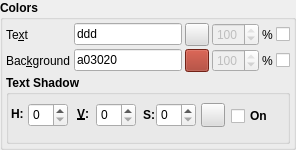
            <widget class="QGroupBox" name="groupBox_4">
             <property name="sizePolicy">
              <sizepolicy hsizetype="Fixed" vsizetype="Fixed">
               <horstretch>0</horstretch>
               <verstretch>0</verstretch>
              </sizepolicy>
             </property>
             <property name="minimumSize">
              <size>
               <width>270</width>
               <height>150</height>
              </size>
             </property>
             <property name="font">
              <font>
               <weight>75</weight>
               <bold>true</bold>
              </font>
             </property>
             <property name="title">
              <string>Colors</string>
             </property>
             <layout class="QGridLayout" name="gridLayout_11">
              <property name="leftMargin">
               <number>3</number>
              </property>
              <property name="topMargin">
               <number>3</number>
              </property>
              <property name="rightMargin">
               <number>3</number>
              </property>
              <property name="bottomMargin">
               <number>3</number>
              </property>
              <property name="spacing">
               <number>3</number>
              </property>
              <item row="0" column="0">
               <widget class="QLabel" name="label_26">
                <property name="font">
                 <font>
                  <weight>50</weight>
                  <bold>false</bold>
                 </font>
                </property>
                <property name="text">
                 <string>Te&amp;xt</string>
                </property>
                <property name="buddy">
                 <cstring>edtTextColor</cstring>
                </property>
               </widget>
              </item>
              <item row="0" column="1">
               <widget class="QLineEdit" name="edtTextColor">
                <property name="sizePolicy">
                 <sizepolicy hsizetype="Fixed" vsizetype="Fixed">
                  <horstretch>0</horstretch>
                  <verstretch>0</verstretch>
                 </sizepolicy>
                </property>
                <property name="font">
                 <font>
                  <weight>50</weight>
                  <bold>false</bold>
                 </font>
                </property>
                <property name="text">
                 <string>ddd</string>
                </property>
               </widget>
              </item>
              <item row="0" column="2">
               <widget class="QToolButton" name="btnColor">
                <property name="sizePolicy">
                 <sizepolicy hsizetype="Fixed" vsizetype="Fixed">
                  <horstretch>0</horstretch>
                  <verstretch>0</verstretch>
                 </sizepolicy>
                </property>
                <property name="styleSheet">
                 <string notr="true">QToolButton {background-color:#ddd;}</string>
                </property>
                <property name="text">
                 <string/>
                </property>
               </widget>
              </item>
              <item row="0" column="3">
               <widget class="QSpinBox" name="sbTextOpacity">
                <property name="enabled">
                 <bool>false</bool>
                </property>
                <property name="font">
                 <font>
                  <weight>50</weight>
                  <bold>false</bold>
                 </font>
                </property>
                <property name="minimum">
                 <number>0</number>
                </property>
                <property name="maximum">
                 <number>100</number>
                </property>
                <property name="singleStep">
                 <number>10</number>
                </property>
                <property name="value">
                 <number>100</number>
                </property>
               </widget>
              </item>
              <item row="0" column="4">
               <widget class="QLabel" name="label_34">
                <property name="font">
                 <font>
                  <weight>50</weight>
                  <bold>false</bold>
                 </font>
                </property>
                <property name="text">
                 <string>%</string>
                </property>
                <property name="buddy">
                 <cstring>chkTextOpacity</cstring>
                </property>
               </widget>
              </item>
              <item row="0" column="5">
               <widget class="QCheckBox" name="chkTextOpacity">
                <property name="font">
                 <font>
                  <weight>50</weight>
                  <bold>false</bold>
                 </font>
                </property>
                <property name="toolTip">
                 <string>Turn opacit on or off</string>
                </property>
                <property name="text">
                 <string/>
                </property>
               </widget>
              </item>
              <item row="1" column="0">
               <widget class="QLabel" name="label_33">
                <property name="font">
                 <font>
                  <weight>50</weight>
                  <bold>false</bold>
                 </font>
                </property>
                <property name="text">
                 <string>Bac&amp;kground</string>
                </property>
                <property name="buddy">
                 <cstring>edtBackgroundColor</cstring>
                </property>
               </widget>
              </item>
              <item row="1" column="1">
               <widget class="QLineEdit" name="edtBackgroundColor">
                <property name="sizePolicy">
                 <sizepolicy hsizetype="Fixed" vsizetype="Fixed">
                  <horstretch>0</horstretch>
                  <verstretch>0</verstretch>
                 </sizepolicy>
                </property>
                <property name="font">
                 <font>
                  <weight>50</weight>
                  <bold>false</bold>
                 </font>
                </property>
                <property name="text">
                 <string>a03020</string>
                </property>
               </widget>
              </item>
              <item row="1" column="2">
               <widget class="QToolButton" name="btnBackground">
                <property name="sizePolicy">
                 <sizepolicy hsizetype="Fixed" vsizetype="Fixed">
                  <horstretch>0</horstretch>
                  <verstretch>0</verstretch>
                 </sizepolicy>
                </property>
                <property name="styleSheet">
                 <string notr="true">QToolButton {background-color:#a03020;}</string>
                </property>
                <property name="text">
                 <string/>
                </property>
               </widget>
              </item>
              <item row="1" column="3">
               <widget class="QSpinBox" name="sbBackgroundOpacity">
                <property name="enabled">
                 <bool>false</bool>
                </property>
                <property name="font">
                 <font>
                  <weight>50</weight>
                  <bold>false</bold>
                 </font>
                </property>
                <property name="minimum">
                 <number>0</number>
                </property>
                <property name="maximum">
                 <number>100</number>
                </property>
                <property name="singleStep">
                 <number>10</number>
                </property>
                <property name="value">
                 <number>100</number>
                </property>
               </widget>
              </item>
              <item row="1" column="4">
               <widget class="QLabel" name="label_35">
                <property name="font">
                 <font>
                  <weight>50</weight>
                  <bold>false</bold>
                 </font>
                </property>
                <property name="text">
                 <string>%</string>
                </property>
                <property name="buddy">
                 <cstring>chkBackgroundOpacity</cstring>
                </property>
               </widget>
              </item>
              <item row="1" column="5">
               <widget class="QCheckBox" name="chkBackgroundOpacity">
                <property name="font">
                 <font>
                  <weight>50</weight>
                  <bold>false</bold>
                 </font>
                </property>
                <property name="toolTip">
                 <string>Turn opacit on or off</string>
                </property>
                <property name="text">
                 <string/>
                </property>
               </widget>
              </item>
              <item row="2" column="0" colspan="6">
               <widget class="QGroupBox" name="gbTextShadow">
                <property name="title">
                 <string>Text Shadow</string>
                </property>
                <widget class="QSpinBox" name="sbShadowHoriz">
                 <property name="geometry">
                  <rect>
                   <x>22</x>
                   <y>28</y>
                   <width>40</width>
                   <height>24</height>
                  </rect>
                 </property>
                 <property name="sizePolicy">
                  <sizepolicy hsizetype="Fixed" vsizetype="Fixed">
                   <horstretch>0</horstretch>
                   <verstretch>0</verstretch>
                  </sizepolicy>
                 </property>
                 <property name="font">
                  <font>
                   <weight>50</weight>
                   <bold>false</bold>
                  </font>
                 </property>
                </widget>
                <widget class="QSpinBox" name="sbShadowVert">
                 <property name="geometry">
                  <rect>
                   <x>90</x>
                   <y>28</y>
                   <width>40</width>
                   <height>24</height>
                  </rect>
                 </property>
                 <property name="sizePolicy">
                  <sizepolicy hsizetype="Fixed" vsizetype="Fixed">
                   <horstretch>0</horstretch>
                   <verstretch>0</verstretch>
                  </sizepolicy>
                 </property>
                 <property name="font">
                  <font>
                   <weight>50</weight>
                   <bold>false</bold>
                  </font>
                 </property>
                </widget>
                <widget class="QSpinBox" name="sbShadowBlur">
                 <property name="geometry">
                  <rect>
                   <x>150</x>
                   <y>28</y>
                   <width>40</width>
                   <height>24</height>
                  </rect>
                 </property>
                 <property name="sizePolicy">
                  <sizepolicy hsizetype="Fixed" vsizetype="Fixed">
                   <horstretch>0</horstretch>
                   <verstretch>0</verstretch>
                  </sizepolicy>
                 </property>
                 <property name="font">
                  <font>
                   <weight>50</weight>
                   <bold>false</bold>
                  </font>
                 </property>
                </widget>
                <widget class="QToolButton" name="btnShadowColor">
                 <property name="geometry">
                  <rect>
                   <x>195</x>
                   <y>28</y>
                   <width>24</width>
                   <height>24</height>
                  </rect>
                 </property>
                 <property name="styleSheet">
                  <string notr="true">QToolButton {background-color:#ddd;}</string>
                 </property>
                 <property name="text">
                  <string/>
                 </property>
                </widget>
                <widget class="QCheckBox" name="chkShadowOn">
                 <property name="geometry">
                  <rect>
                   <x>225</x>
                   <y>33</y>
                   <width>41</width>
                   <height>16</height>
                  </rect>
                 </property>
                 <property name="text">
                  <string>On</string>
                 </property>
                </widget>
                <widget class="QLabel" name="label_37">
                 <property name="geometry">
                  <rect>
                   <x>5</x>
                   <y>32</y>
                   <width>47</width>
                   <height>13</height>
                  </rect>
                 </property>
                 <property name="text">
                  <string>H:</string>
                 </property>
                 <property name="buddy">
                  <cstring>sbShadowHoriz</cstring>
                 </property>
                </widget>
                <widget class="QLabel" name="label_38">
                 <property name="geometry">
                  <rect>
                   <x>71</x>
                   <y>32</y>
                   <width>47</width>
                   <height>13</height>
                  </rect>
                 </property>
                 <property name="text">
                  <string>&amp;V:</string>
                 </property>
                 <property name="buddy">
                  <cstring>sbShadowVert</cstring>
                 </property>
                </widget>
                <widget class="QLabel" name="label_39">
                 <property name="geometry">
                  <rect>
                   <x>137</x>
                   <y>33</y>
                   <width>47</width>
                   <height>13</height>
                  </rect>
                 </property>
                 <property name="text">
                  <string>S:</string>
                 </property>
                 <property name="buddy">
                  <cstring>sbShadowBlur</cstring>
                 </property>
                </widget>
                <zorder>label_38</zorder>
                <zorder>label_37</zorder>
                <zorder>label_39</zorder>
                <zorder>sbShadowHoriz</zorder>
                <zorder>sbShadowVert</zorder>
                <zorder>sbShadowBlur</zorder>
                <zorder>btnShadowColor</zorder>
                <zorder>chkShadowOn</zorder>
               </widget>
              </item>
             </layout>
            </widget>
